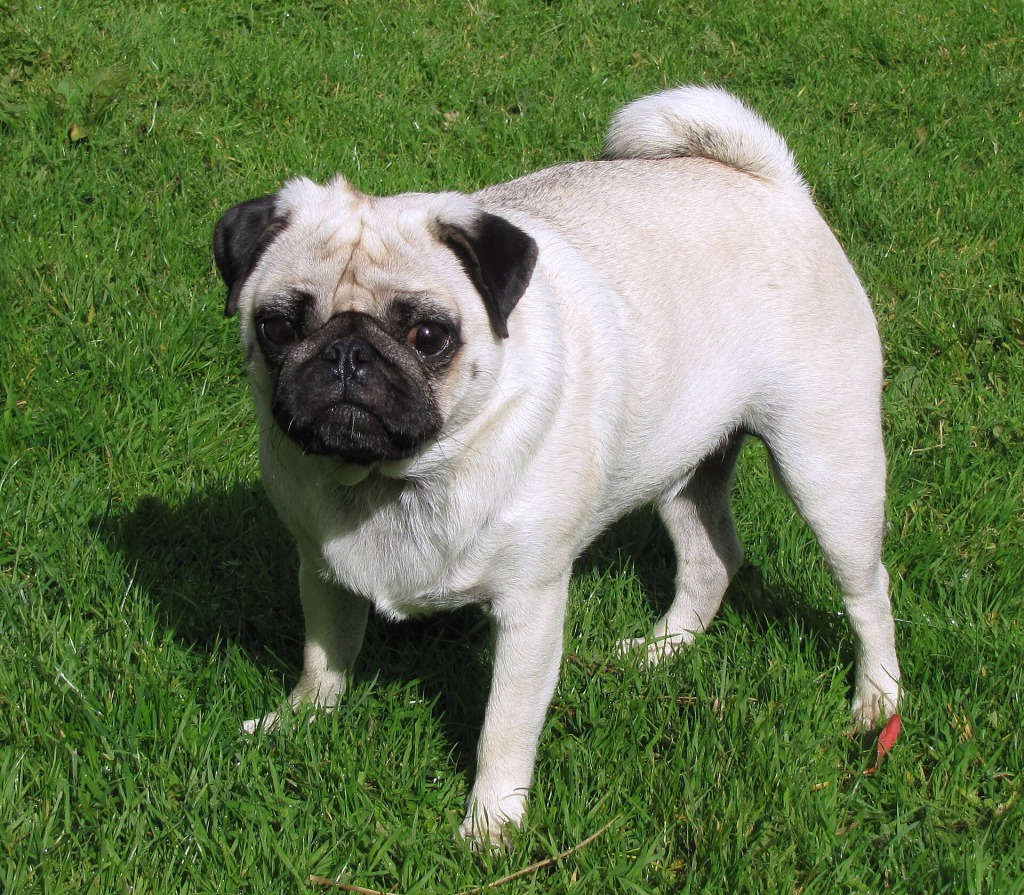
#> input picture Part_2/images/dog_2.jpg, 1024 x 895 px
$ python ex1b.py
#> lines starting #> are read from the running program, lines starting #| are printed output that depends on the picture
#!/usr/bin/env python3
# Shebang line" specifies the interpreter.

# imports --------------------
import cv2
import numpy as np

# Main function
def main(): # this is our main function
    print("SAVI exercise")

    # relative path
    image = cv2.imread("images/dog_2.jpg")
#> image is the input picture: shape (895, 1024, 3); mean B, G, R 79.7, 119.8, 101.4

    print("shape = " + str(image.shape))
#| shape = (895, 1024, 3)
    print("dtype = " + str(image.dtype))
#| dtype = uint8

    height, width, channels = image.shape
#> height = 895; width = 1024; channels = 3
    image = cv2.resize(image, (round(height/3), round(width/3) ))
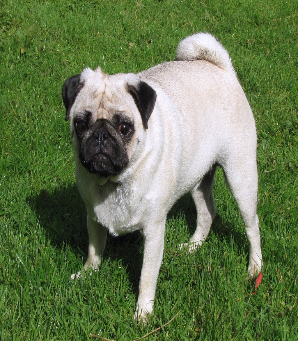
#> image: shape (341, 298, 3); mean B, G, R 79.6, 119.7, 101.3
    cv2.imshow("Image", image)

    # Get the grayscale image
    gray_image = cv2.cvtColor(image, cv2.COLOR_BGR2GRAY)
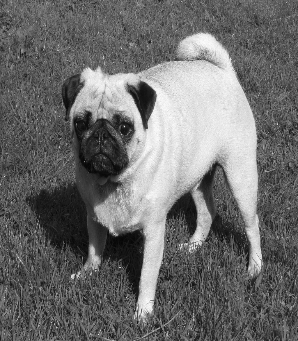
#> gray_image: shape (341, 298); min 5, max 252, mean 109.6
    print("gray shape = " + str(gray_image.shape))
#| gray shape = (341, 298)
    print("gray dtype = " + str(gray_image.dtype))
#| gray dtype = uint8
    cv2.imshow("Gray Image", gray_image)

    # How to get a portion of the image?
    left_side_image = gray_image[:, 0:112]
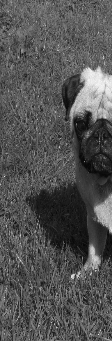
#> left_side_image: shape (341, 112); min 6, max 247, mean 83.5
    cv2.imshow("Left side image", left_side_image)

    # dog_tail = gray_image[1:round(895/2), 512:1024]
    # cv2.imshow("Dog Tail", dog_tail)

    # resize an image
    resize_image = cv2.resize(gray_image, (256, 512))
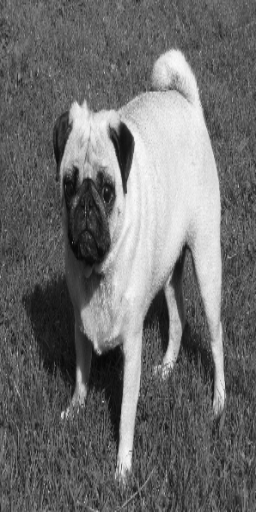
#> resize_image: shape (512, 256); min 6, max 250, mean 109.5
    cv2.imshow("Resized Image", resize_image)

    # brighten the image
    bright_image = gray_image + 100
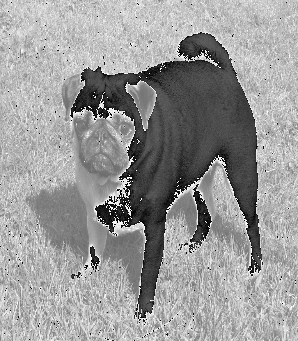
#> bright_image: shape (341, 298); min 0, max 255, mean 152.9
    cv2.imshow("Bright Image", bright_image)

    # ____________________________________
    # Challenge to solve overflow
    # ____________________________________

    print("gray dtype = " + str(gray_image.dtype))
#| gray dtype = uint8
    image_float = gray_image.astype(float)
    print("image_float dtype = " + str(image_float.dtype))
#| image_float dtype = float64

    # safe brigthen the image
    image_brightened = image_float + 150

    # some elements will have values over 255,
    # so we need to clip the values to 255
    image_brightened = image_brightened.clip(0, 255)
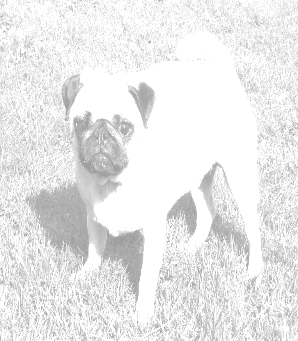
#> image_brightened: shape (341, 298) float64; min 155, max 255, mean 233.6

    # convert back to uint8
    image_brightened = image_brightened.astype(np.uint8)

    cv2.imshow("image brightned challenge", image_brightened)

    cv2.waitKey(0)

if __name__ == "__main__":
    main()

$ run again, with Part_2/images/dog_1.jpg copied over Part_2/images/dog_2.jpg
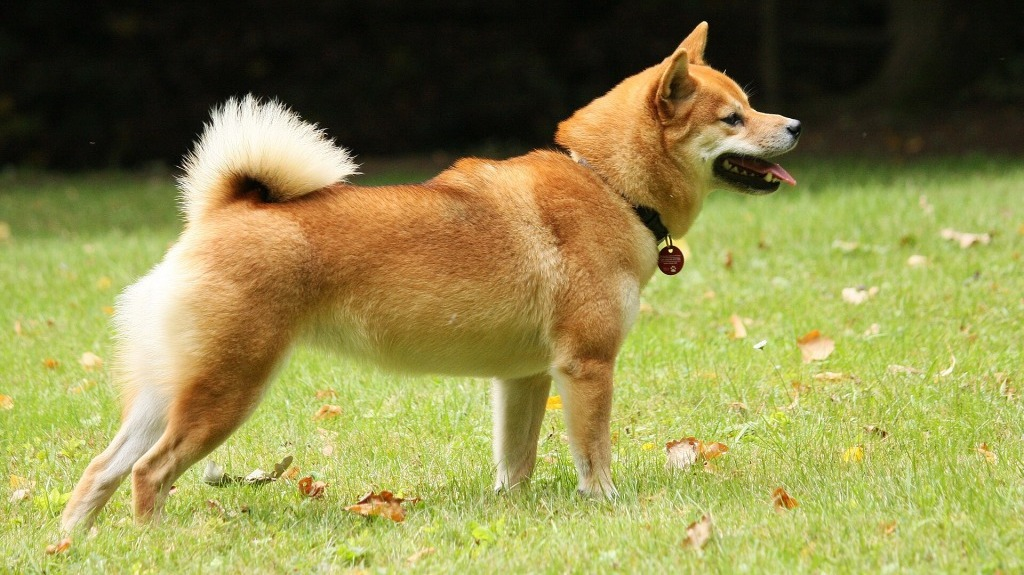
#> input picture Part_2/images/dog_1.jpg, 1024 x 575 px
#> in main, image is the input picture: shape (575, 1024, 3); mean B, G, R 75.6, 136.7, 141.4
#| shape = (575, 1024, 3)
#| dtype = uint8
#> image: shape (341, 192, 3)
#| gray shape = (341, 192)
#| gray dtype = uint8
#> in main, `bright_image = gray_image + 100`:
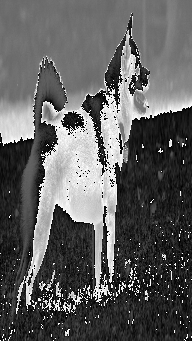
#> bright_image: shape (341, 192); min 0, max 255, mean 94
#| gray dtype = uint8
#| image_float dtype = float64
#> in main, `image_brightened = image_brightened.clip(0, 255)`:
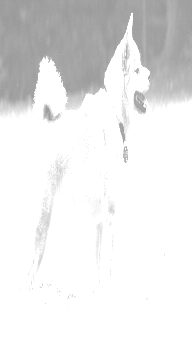
#> image_brightened: shape (341, 192) float64; min 154, max 255, mean 231.8

$ run again, with Part_2/images/dog_3.jpg copied over Part_2/images/dog_2.jpg
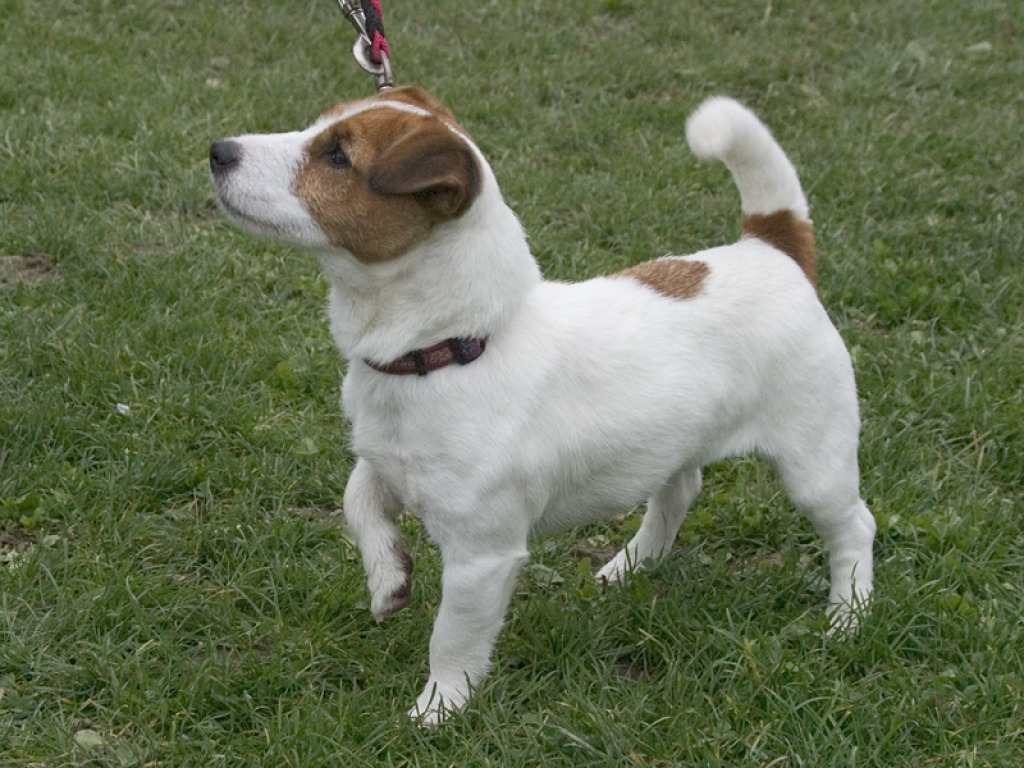
#> input picture Part_2/images/dog_3.jpg, 1024 x 768 px
#> in main, image is the input picture: shape (768, 1024, 3); mean B, G, R 84, 112.7, 103.2
#| shape = (768, 1024, 3)
#| dtype = uint8
#> image: shape (341, 256, 3)
#| gray shape = (341, 256)
#| gray dtype = uint8
#> in main, `bright_image = gray_image + 100`:
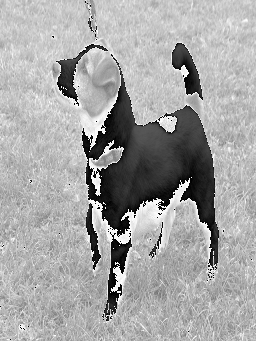
#> bright_image: shape (341, 256); min 0, max 255, mean 164.7
#| gray dtype = uint8
#| image_float dtype = float64
#> in main, `image_brightened = image_brightened.clip(0, 255)`:
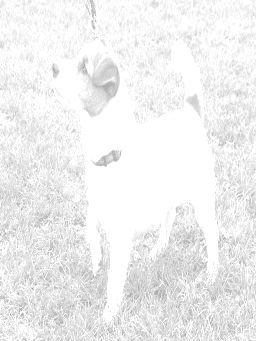
#> image_brightened: shape (341, 256) float64; min 161, max 255, mean 239.5

$ run again, with Part_2/images/dog_4.jpg copied over Part_2/images/dog_2.jpg
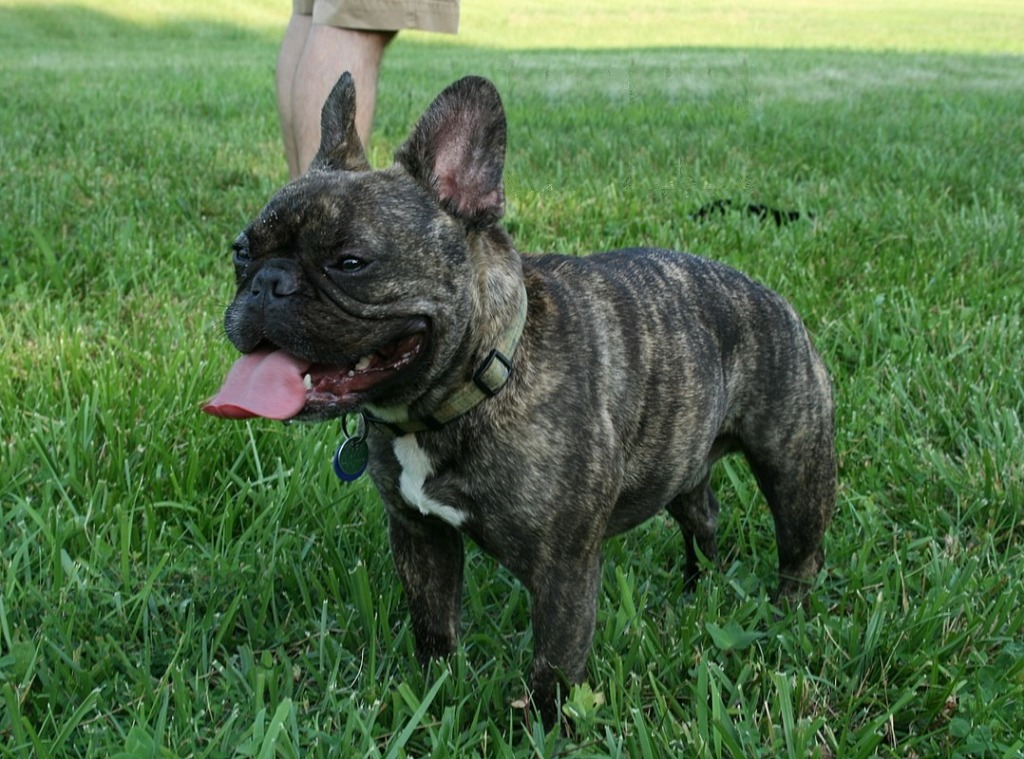
#> input picture Part_2/images/dog_4.jpg, 1024 x 759 px
#> in main, image is the input picture: shape (759, 1024, 3); mean B, G, R 71.2, 110.6, 81.2
#| shape = (759, 1024, 3)
#| dtype = uint8
#> image: shape (341, 253, 3)
#| gray shape = (341, 253)
#| gray dtype = uint8
#> in main, `bright_image = gray_image + 100`:
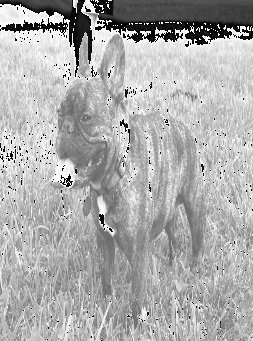
#> bright_image: shape (341, 253); min 0, max 255, mean 172.2
#| gray dtype = uint8
#| image_float dtype = float64
#> in main, `image_brightened = image_brightened.clip(0, 255)`:
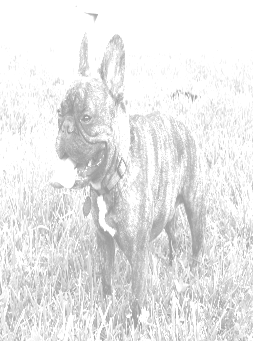
#> image_brightened: shape (341, 253) float64; min 151, max 255, mean 232.5
